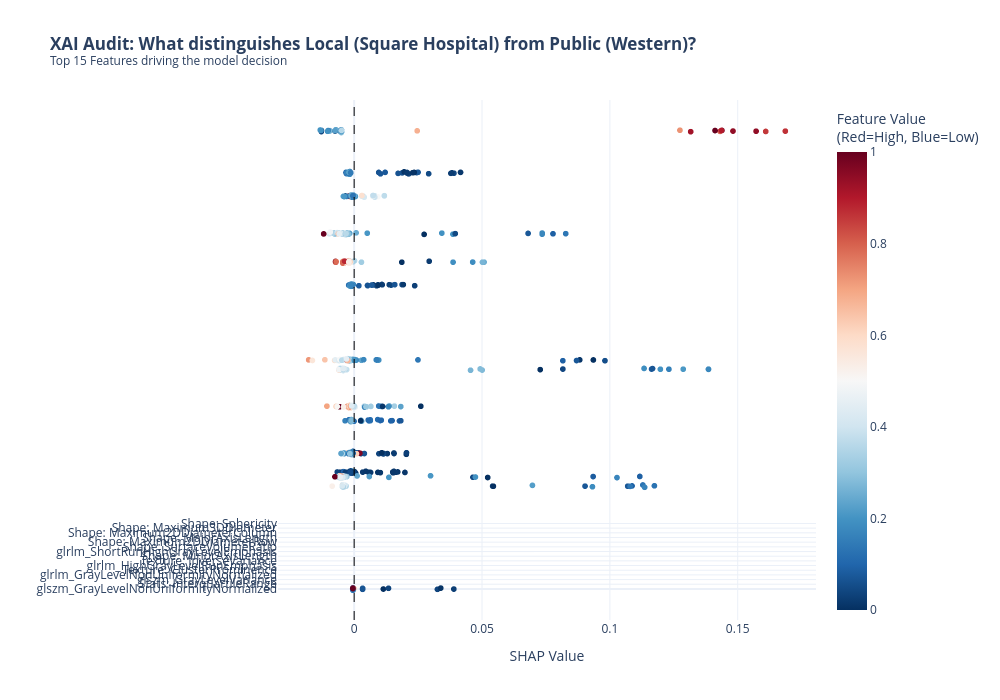

The notebook cell saved with this chart:
### Code cell
import pandas as pd
import numpy as np
import shap
from sklearn.ensemble import RandomForestClassifier
from sklearn.model_selection import train_test_split
from sklearn.metrics import classification_report, roc_auc_score
import plotly.express as px
import plotly.io as pio
import os

# --- CONFIGURATION ---
radiomics_file = '../Results/final_radiomics_merged.csv' 
output_dir = '../Results/Final_Figures/'
os.makedirs(output_dir, exist_ok=True)

# Set template
pio.templates.default = "plotly_white"

print("--- STARTING MODERN XAI AUDIT (ROBUST FIX) ---")

# 1. Load Data
try:
    df_rad = pd.read_csv(radiomics_file)
    print(f"Data Loaded: {len(df_rad)} patients")
    
    # 2. Prepare Target
    cohorts = df_rad['Cohort'].unique()
    target_map = {c: 1 if 'Local' in c else 0 for c in cohorts}
    df_rad['Target'] = df_rad['Cohort'].map(target_map)
    
    # Get labels
    label_0 = [k for k,v in target_map.items() if v==0][0]
    label_1 = [k for k,v in target_map.items() if v==1][0]
    
    # Features
    feature_cols = [c for c in df_rad.columns if 'original_' in c]
    X = df_rad[feature_cols].fillna(0)
    y = df_rad['Target']
    
    # Clean Names
    clean_names = []
    for col in X.columns:
        name = col.replace('original_', '').replace('wavelet_', '').replace('glcm_', 'Texture: ').replace('shape_', 'Shape: ').replace('firstorder_', 'Stats: ')
        if len(name) > 40: name = name[:37] + "..."
        clean_names.append(name)
    
    X.columns = clean_names
    
    # Split
    X_train, X_test, y_train, y_test = train_test_split(X, y, test_size=0.3, random_state=42)
    
    # 3. Train Model
    model = RandomForestClassifier(n_estimators=100, random_state=42)
    model.fit(X_train, y_train)
    
    # Validation
    y_pred = model.predict(X_test)
    auc = roc_auc_score(y_test, y_pred)
    print(f"\n--- AI Performance ---")
    print(f"Task: Distinguish {label_0} vs. {label_1}")
    print(f"AUC Score: {auc:.4f}")
    
    # 4. SHAP Analysis
    print("\nCalculating SHAP...")
    explainer = shap.TreeExplainer(model)
    shap_values = explainer.shap_values(X_test)
    
    # Robustly handle SHAP output (can be list or array)
    if isinstance(shap_values, list):
        # For binary classification, it usually returns a list of [class0_shap, class1_shap]
        # We want Class 1 (Local)
        vals = shap_values[1]
    else:
        # If it returns a single array, use it directly (or check shape)
        if len(shap_values.shape) == 3:
             vals = shap_values[:, :, 1]
        else:
             vals = shap_values
    
    # 5. GENERATE PLOTLY SUMMARY PLOT (MANUAL BEESWARM)
    print("Generating Interactive Plot...")
    
    # Calculate mean absolute SHAP for sorting
    mean_abs_shap = np.abs(vals).mean(axis=0)
    sorted_idx = np.argsort(mean_abs_shap)[-15:] # Top 15 features
    
    # Prepare data for plotting
    plot_data = []
    
    # We loop through the top features
    for i in sorted_idx:
        feature_name = X_test.columns[i]
        
        # Extract columns as 1D arrays
        shap_val = vals[:, i]
        feature_val = X_test.iloc[:, i].values
        
        # Normalize feature value for color mapping (0 to 1)
        # Handle constant features (div by zero)
        denominator = feature_val.max() - feature_val.min()
        if denominator > 0:
            norm_val = (feature_val - feature_val.min()) / denominator
        else:
            norm_val = np.zeros_like(feature_val)
        
        # Add Jitter for Beeswarm effect
        # Create a deterministic jitter based on density or random
        jitter = np.random.normal(0, 0.1, size=len(shap_val)) 
        
        # Construct list of dicts (safe way to build DataFrame)
        for sv, nv, fv, jit in zip(shap_val, norm_val, feature_val, jitter):
            plot_data.append({
                'Feature': feature_name,
                'SHAP Value': float(sv),       # Ensure scalar
                'Normalized Value': float(nv), # Ensure scalar
                'Raw Value': float(fv),        # Ensure scalar
                'Y_Position': i + jit          # Base position (integer) + jitter
            })
            
    df_plot = pd.DataFrame(plot_data)
    
    # Create Scatter Plot (Simulating Beeswarm)
    # Note: We map 'Feature' to hover_name but plot Y using the jittered position
    # We will manually override the Y-axis ticks to show Feature Names
    
    fig = px.scatter(
        df_plot, 
        x='SHAP Value', 
        y='Y_Position', 
        color='Normalized Value',
        color_continuous_scale='RdBu_r', # Red (High) to Blue (Low)
        hover_data=['Feature', 'Raw Value'],
        title=f"<b>XAI Audit: What distinguishes {label_1} from {label_0}?</b><br><sup>Top 15 Features driving the model decision</sup>"
    )
    
    # Customizing Y-Axis to show Feature Names instead of numbers
    # We need the mapping of Index -> Feature Name
    sorted_features = [X_test.columns[i] for i in sorted_idx]
    
    fig.update_layout(
        width=1000,
        height=700,
        font=dict(size=12),
        margin=dict(l=20), 
        coloraxis_colorbar=dict(title="Feature Value<br>(Red=High, Blue=Low)"),
        yaxis=dict(
            title="",
            tickmode='array',
            tickvals=list(range(len(sorted_features))), # 0, 1, 2...
            ticktext=sorted_features # Actual names
        )
    )
    
    # Add vertical line at 0 (Neutral impact)
    fig.add_vline(x=0, line_width=1, line_dash="dash", line_color="black")
    
    # Save
    fig.write_html(f"{output_dir}Figure_XAI_Interactive.html")
    try:
        fig.write_image(f"{output_dir}Figure_4.4_SHAP_Summary.png", scale=3)
        print("  -> Saved Static PNG")
    except: pass
    
    fig.show()
    
except Exception as e:
    import traceback
    print(f"Error: {e}")
    traceback.print_exc()

### Figure 1 — Plotly figure (JSON) as saved in the notebook; plotly's stock layout.template omitted (floating-point values rounded to 4 significant figures; data arrays with more than 128 entries replaced by an {"elided": "..."} marker saying what was removed)
{"data": [{"customdata": {"elided": "1995x2 mixed values"}, "hovertemplate": "SHAP Value=%{x}<br>Y_Position=%{y}<br>Feature=%{customdata[0]}<br>Raw Value=%{customdata[1]}<br>Normalized Value=%{marker.color}<extra></extra>", "legendgroup": "", "marker": {"color": {"elided": "1995 float values"}, "coloraxis": "coloraxis", "symbol": "circle"}, "mode": "markers", "name": "", "showlegend": false, "type": "scattergl", "x": {"elided": "1995 float values"}, "xaxis": "x", "y": {"elided": "1995 float values"}, "yaxis": "y"}], "layout": {"coloraxis": {"colorbar": {"title": {"text": "Feature Value<br>(Red=High, Blue=Low)"}}, "colorscale": [[0, "rgb(5,48,97)"], [0.1, "rgb(33,102,172)"], [0.2, "rgb(67,147,195)"], [0.3, "rgb(146,197,222)"], [0.4, "rgb(209,229,240)"], [0.5, "rgb(247,247,247)"], [0.6, "rgb(253,219,199)"], [0.7, "rgb(244,165,130)"], [0.8, "rgb(214,96,77)"], [0.9, "rgb(178,24,43)"], [1, "rgb(103,0,31)"]]}, "font": {"size": 12}, "height": 700, "legend": {"tracegroupgap": 0}, "margin": {"l": 20}, "shapes": [{"line": {"color": "black", "dash": "dash", "width": 1}, "type": "line", "x0": 0, "x1": 0, "xref": "x", "y0": 0, "y1": 1, "yref": "y domain"}], "title": {"text": "<b>XAI Audit: What distinguishes Local (Square Hospital) from Public (Western)?</b><br><sup>Top 15 Features driving the model decision</sup>"}, "width": 1000, "xaxis": {"anchor": "y", "domain": [0, 1], "title": {"text": "SHAP Value"}}, "yaxis": {"anchor": "x", "domain": [0, 1], "tickmode": "array", "ticktext": ["glszm_GrayLevelNonUniformityNormalized", "Stats: InterquartileRange", "glszm_GrayLevelVariance", "glrlm_GrayLevelNonUniformityNormalized", "Texture: ClusterProminence", "glrlm_HighGrayLevelRunEmphasis", "Texture: InverseVariance", "Shape: MinorAxisLength", "glrlm_ShortRunHighGrayLevelEmphasis", "Shape: SurfaceVolumeRatio", "Shape: Maximum2DDiameterRow", "Shape: MajorAxisLength", "Shape: Maximum2DDiameterColumn", "Shape: Maximum3DDiameter", "Shape: Sphericity"], "tickvals": [0, 1, 2, 3, 4, 5, 6, 7, 8, 9, 10, 11, 12, 13, 14], "title": {"text": ""}}}}
